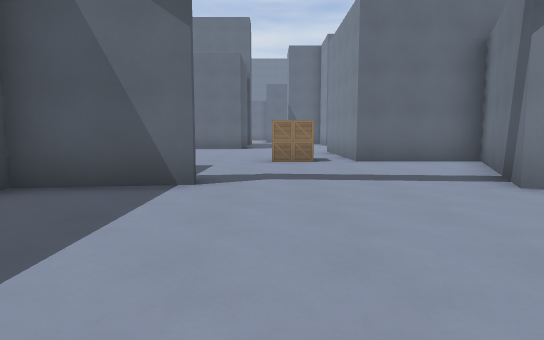
View 1 (above)

24 first-person views from a walk through a level from a Godot 3-D game. The camera is 1.4 m above the floor, tilts 6° down and sees 75° across. The floor is counted in squares, 2 m on a side. Each view is taken from the middle of a square. On the plan, view 1 faces up. The plan holds only what a view shows up to about 11 squares ahead; the rest is blank. The place goes on beyond the plan. Surface patterns are stand-ins for the level's own textures.

View 2
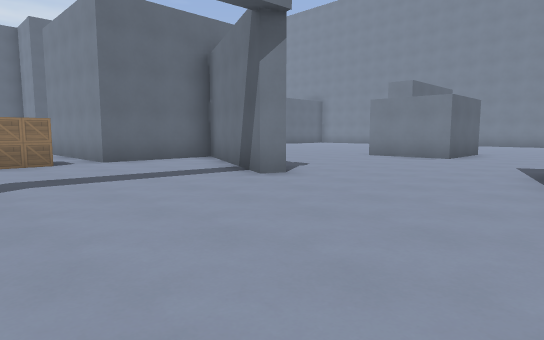

View 3
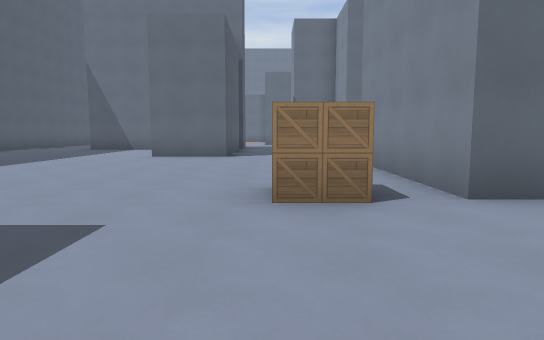

View 4
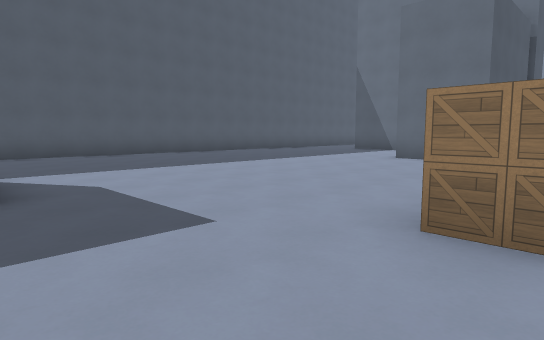

View 5
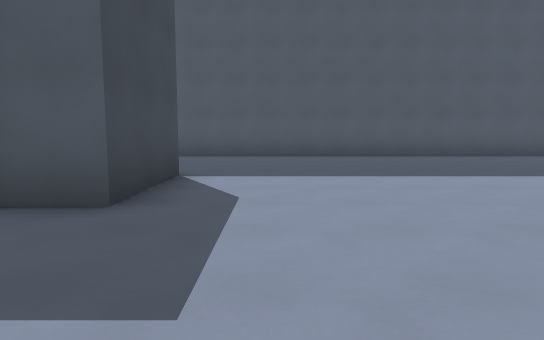

View 6
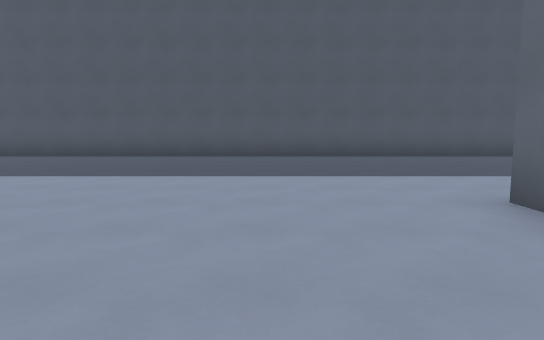

View 7
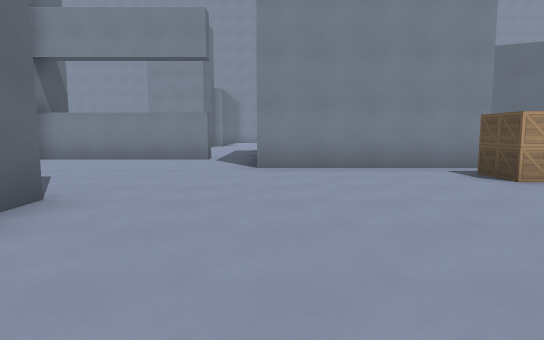

View 8
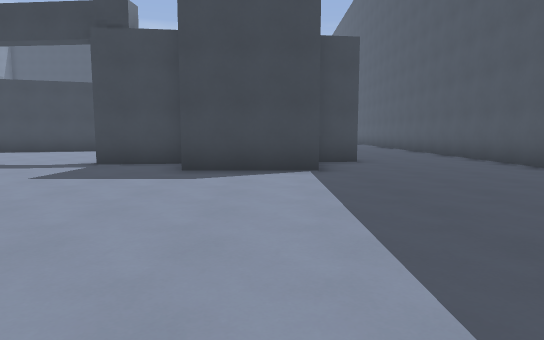

View 9
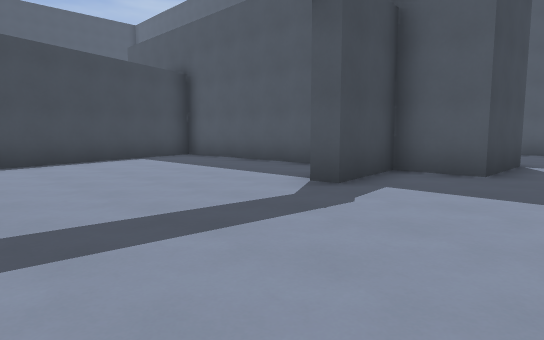

View 10
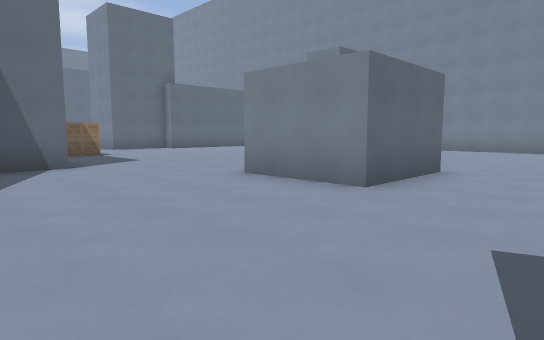

View 11
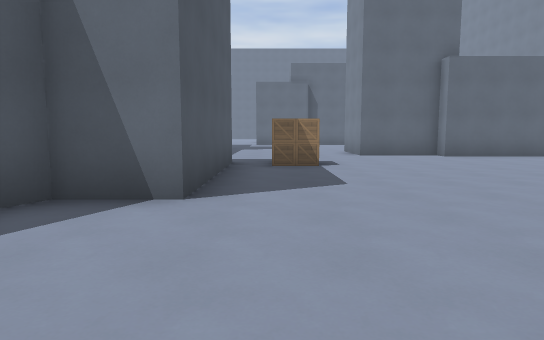

View 12
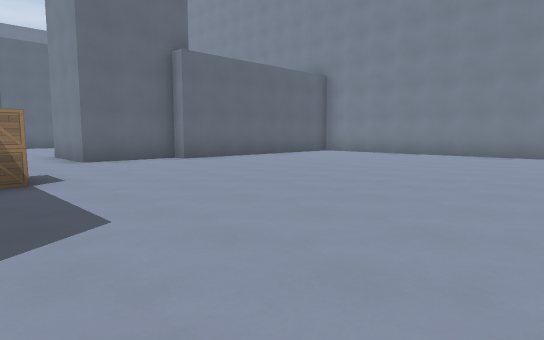

View 13
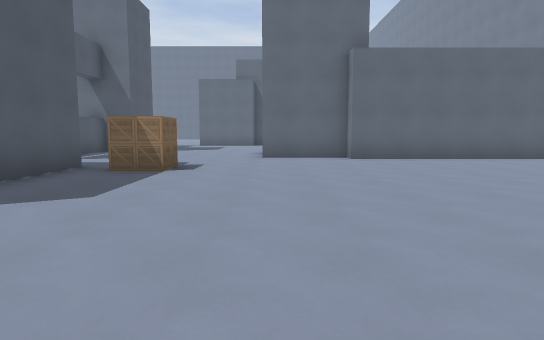

View 14
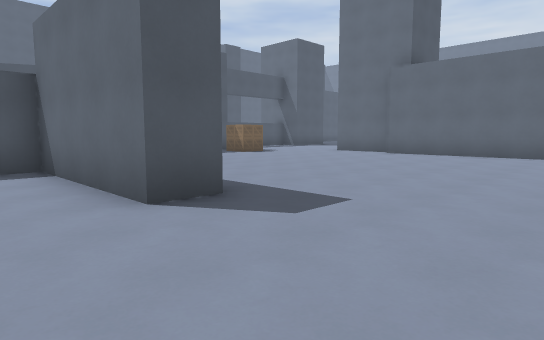

View 15
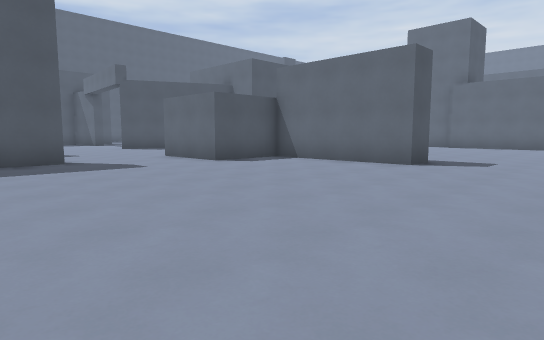

View 16
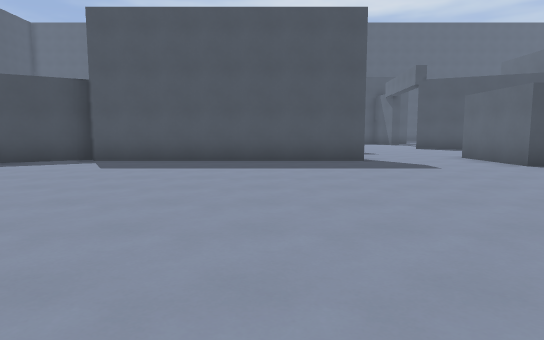

View 17
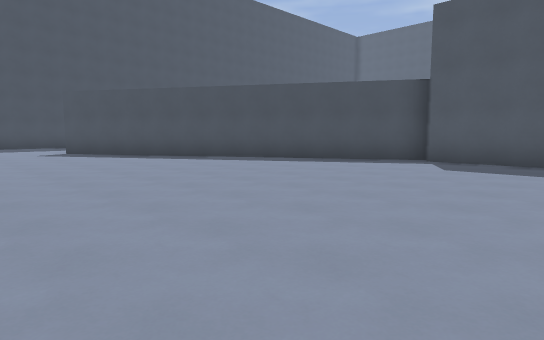

View 18
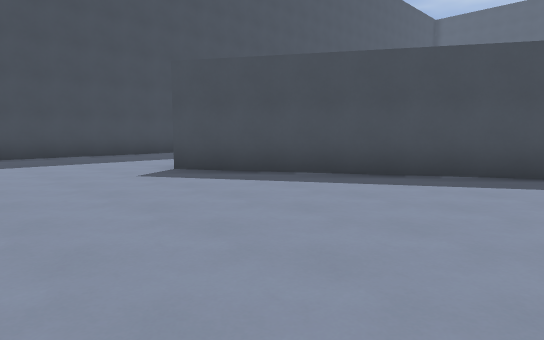

View 19
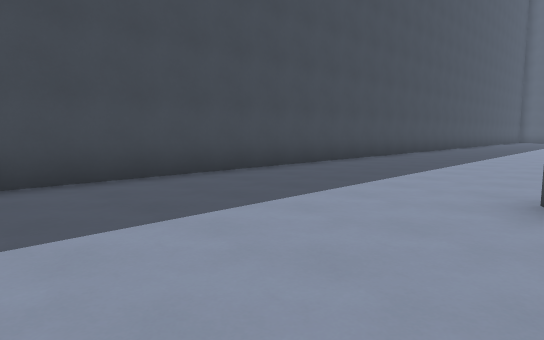

View 20
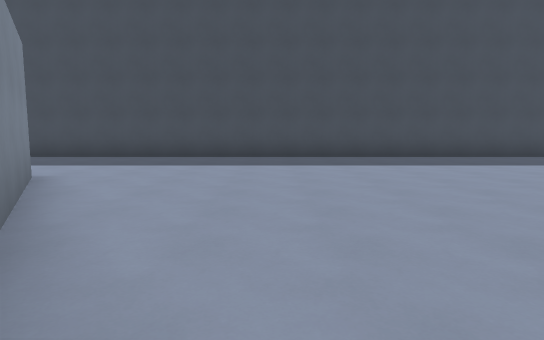

View 21
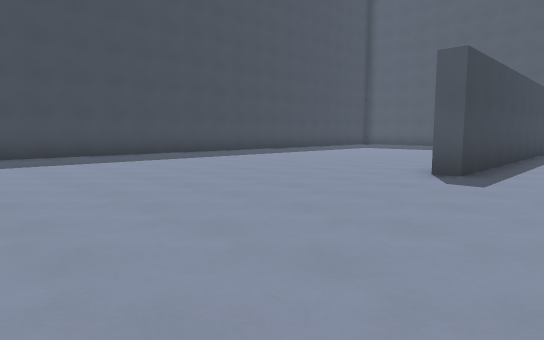

View 22
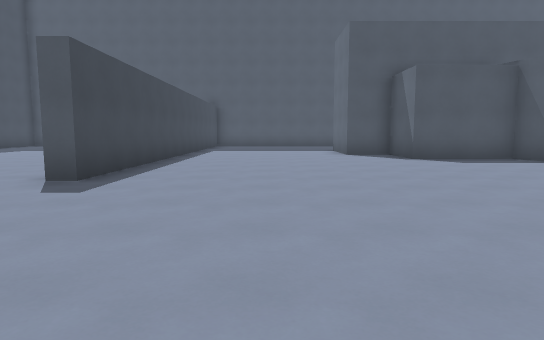

View 23
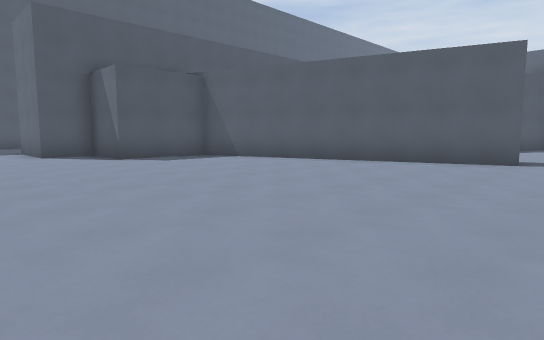

View 24
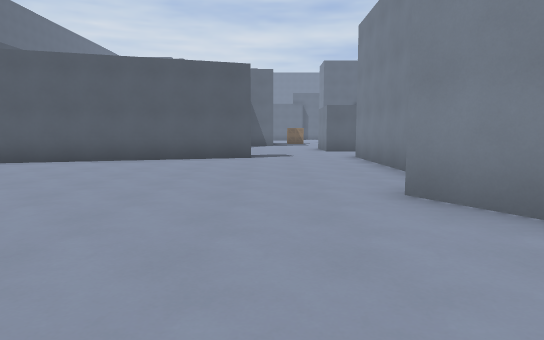

### Floor plan
Points are (right, up) in squares from view 1. A wall is a line through its corners. A room is listed if a view was taken in it or the views show most of it. See-through windows are left out.
Room 1 (views 1, 2, 3, 4, 5, 6, 7, 8, 9, 10)
walls: (-5.9, 6.5) (-3.3, 6.5) (-3.3, 4.9) (-1.1, 5.2) (-1.1, 4.7) (-3.3, 4.4) (-3.3, -1.4); (-7.1, 4.4) (-6, 4.6); (3.7, 4.2) (3.1, 4.4) (5.1, 8.7) (2.1, 8.7) (2.1, 13.4); (-1.2, 15.5) (-3.6, 15.5); (4.3, 14.7) (4.3, 17.5); (-2.7, -2) (2, -0.5); (9, 3.3) (9, 4.5); (-10.4, 17.5) (-10.4, 3.4); (9.4, -1.6) (9.4, 0.4)
ways out: opening at (-9, 3) to room 2; opening at (5, 14) to room 2; opening at (8.1, 1.9) to room 2
objects: crate (0, 9) to (1, 9)
Room 2 (views 11, 12, 13, 14, 15, 16, 17, 18, 19, 20, 21, 22, 23, 24)
walls: (9.2, -7.3) (8.5, -6); (9.7, -6.6) (15.5, -16.2); (9.4, -3.6) (9.4, -1.6); (6.4, -0.1) (-1.5, -2.6) (-1.5, -5.2) (-3.3, -5.2) (-3.3, -6.6) (-5.2, -6.6); (10.2, 0.4) (10.2, -6.5); (9, 4.5) (9, 5.8); (-4.8, -11.8) (2.9, -11.8) (2.9, -12.4); (14.8, -16.6) (13, -13.6); (15.7, 6.5) (15.7, 5.6) (11.6, 5.6) (11.6, 3.3) (9, 3.3); (3.1, -21.3) (18.4, -21.3); (7.1, 13.4) (7.1, 8.7) (5.7, 8.7) (5.5, 8.2); (-10.4, 3.4) (-10.4, 1.9); (4.9, 14.7) (4.3, 14.7); (13.1, 16) (10.7, 16) (10.7, 17.5); (18.4, 15.5) (13.1, 15.5)
ways out: opening at (-9, 3) to room 1; opening at (5, 14) to room 1; opening at (8.1, 1.9) to room 1
objects: crate (8, 13) to (9, 13)

Where each view was taken, in squares from view 1:
view 1: 0 up, 0 right, facing up
view 2: 0 up, 1 left, facing up-right
view 3: 5 up, 0 right, facing up
view 4: 6 up, 1 right, facing up-left
view 5: 8 up, 0 right, facing left
view 6: 13 up, 0 right, facing left
view 7: 13 up, 5 left, facing right
view 8: 13 up, 5 left, facing down
view 9: 8 up, 3 right, facing down-left
view 10: 1 up, 5 right, facing up-right
view 11: 5 up, 8 right, facing up
view 12: 7 up, 8 right, facing up-right
view 13: 6 up, 11 right, facing up
view 14: 4 up, 19 right, facing up-left
view 15: 2 down, 19 right, facing up-left
view 16: 2 down, 19 right, facing left
view 17: 3 down, 19 right, facing down-left
view 18: 10 down, 19 right, facing down-left
view 19: 16 down, 19 right, facing down-left
view 20: 11 down, 11 right, facing down
view 21: 10 down, 9 right, facing down-left
view 22: 9 down, 8 right, facing left
view 23: 9 down, 8 right, facing up-left
view 24: 10 down, 7 right, facing up
